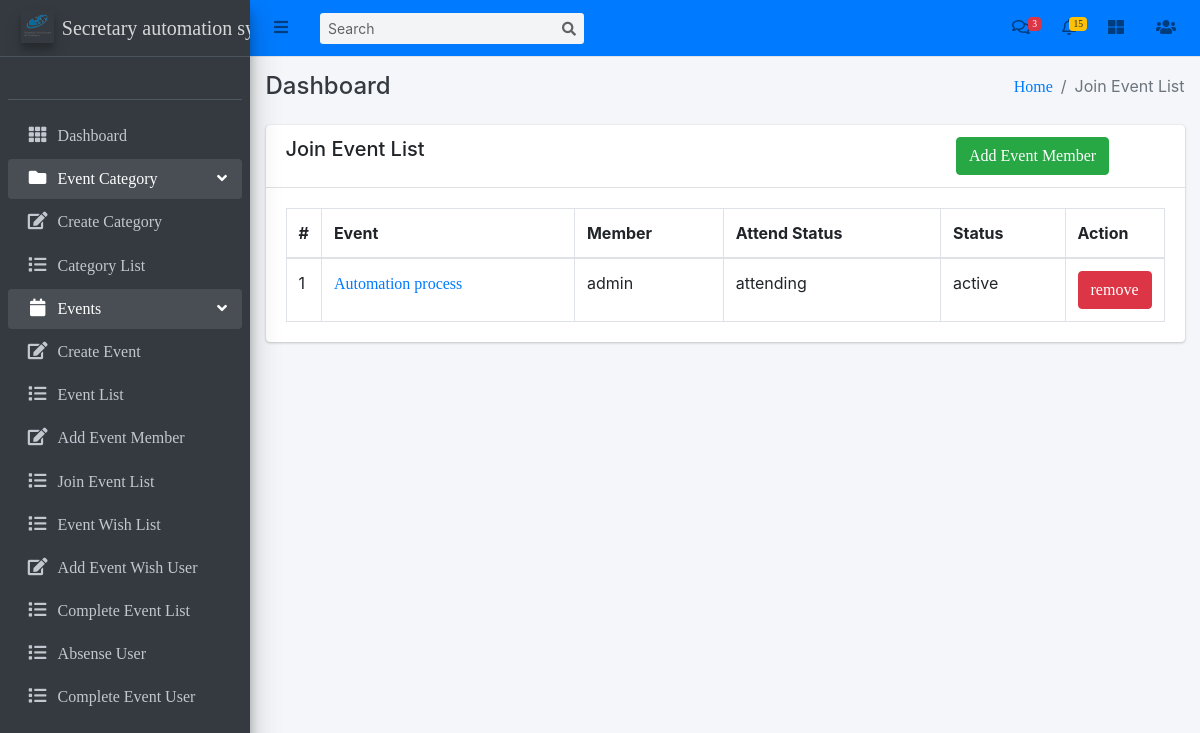
Screenshot of /events/join-event-list/ (signed in) with the database file from the repository.
### events/models.py (models this page shows, shortened)
class EventMember(models.Model):
    event = models.ForeignKey(Event, on_delete=models.CASCADE)
    user = models.ForeignKey('auth.User', on_delete=models.CASCADE)
    attend_status_choice = (
        ('waiting', 'Waiting'),
        ('attending', 'Attending'),
        ('completed', 'Completed'),
        ('absent', 'Absent'),
        ('cancelled', 'Cancelled'),
    )
    attend_status = models.CharField(choices=attend_status_choice, max_length=10)
    created_user = models.ForeignKey('auth.User', on_delete=models.CASCADE, related_name='eventmember_created_user')
    updated_user = models.ForeignKey('auth.User', on_delete=models.CASCADE, related_name='eventmember_updated_user')
    created_date = models.DateField(auto_now_add=True)
    updated_date = models.DateField(auto_now_add=True)
    status_choice = (
        ('disabled', 'Disabled'),
        ('active', 'Active'),
        ('deleted', 'Deleted'),
        ('blocked', 'Blocked'),
        ('completed', 'Completed'),
    )
    status = models.CharField(choices=status_choice, max_length=10)
    class Meta:
        unique_together = ['event', 'user']

class Event(models.Model):
    category = models.ForeignKey(EventCategory, on_delete=models.CASCADE)
    name = models.CharField(max_length=255, unique=True)
    uid = models.PositiveIntegerField(unique=True)
    description = RichTextUploadingField()
    job_category = models.ForeignKey(JobCategory, on_delete=models.CASCADE, null=True, blank=True)
    select_scheduled_status = (
        ('yet to scheduled', 'Yet to Scheduled'),
        ('scheduled', 'Scheduled')
    )
    scheduled_status = models.CharField(max_length=25, choices=select_scheduled_status)
    venue = models.CharField(max_length=255)
    start_date = models.DateField()
    end_date = models.DateField()
    location = LocationField(null=True, blank=True)
    points = models.PositiveIntegerField(null=True, blank=True)
    maximum_attende = models.PositiveIntegerField(null=True, blank=True)
    created_user = models.ForeignKey('auth.User', on_delete=models.CASCADE, blank=True, null=True, related_name='event_created_user')
    updated_user = models.ForeignKey('auth.User', on_delete=models.CASCADE, blank=True, null=True, related_name='event_updated_user')
    created_date = models.DateField(auto_now_add=True)
    updated_date = models.DateField(auto_now_add=True)
    status_choice = (
        ('disabled', 'Disabled'),
        ('active', 'Active'),
        ('deleted', 'Deleted'),
        ('time out', 'Time Out'),
        ('completed', 'Completed'),
        ('cancel', 'Cancel'),
    )
    status = models.CharField(choices=status_choice, max_length=10)
    def __str__(self):
        return self.name

### events/views.py (the view)
# urls.py: path('join-event-list/', JoinEventListView.as_view(), name='join-event-list'),
class JoinEventListView(LoginRequiredMixin, ListView):
    login_url = 'login'
    model = EventMember
    template_name = 'events/joinevent_list.html'
    context_object_name = 'eventmember'

### templates/events/joinevent_list.html (shortened to what this page needs)
{% extends 'base/base.html' %}
{% block breadcrumb %}Join Event List{% endblock breadcrumb %}
{% block content %}
    <div class="row">
        <div class="col-md-12">
            <div class="card">
                <div class="card-header">
                    <div class="row">
                        <div class="col-md-9">
                            <h5>Join Event List</h5>
                        </div>
                        <div class="col-md-3">
                            <a class="btn btn-success" href="{% url 'add-event-member' %}">Add Event Member</a>
                        </div>
                    </div>
                </div>
                <div class="card-body">
                    <table class="table table-bordered">
                        <thead>
                          <tr>
                            <th style="width: 10px">#</th>
                            <th>Event</th>
                            <th>Member</th>
                            <th>Attend Status</th>
                            <th>Status</th>
                            <th style="width: 40px">Action</th>
                          </tr>
                        </thead>
                        <tbody>
                            {% for member in eventmember %}
                                <tr role="row">
                                    <td>{{ forloop.counter }}</td>
                                    <td>
                                        <a href="{% url 'event-detail' member.event.id %}">{{ member.event }}</a>
                                    </td>
                                    <td>{{ member.user }}</td>
                                    <td>{{ member.attend_status }}</td>
                                    <td>{{ member.status }}</td>
                                    <td>
                                        <a class="btn btn-danger" href="{% url 'remove-event-member' member.id %}">
                                            remove
                                        </a>
                                    </td>
                                </tr>
                            {% endfor %}
                        </tbody>
                      </table>
                </div>
            </div>
        </div>
    </div>
{% endblock content %}

### rows the page displays
EventMember: event "Automation process", user "admin", attend_status "attending", status "active"
